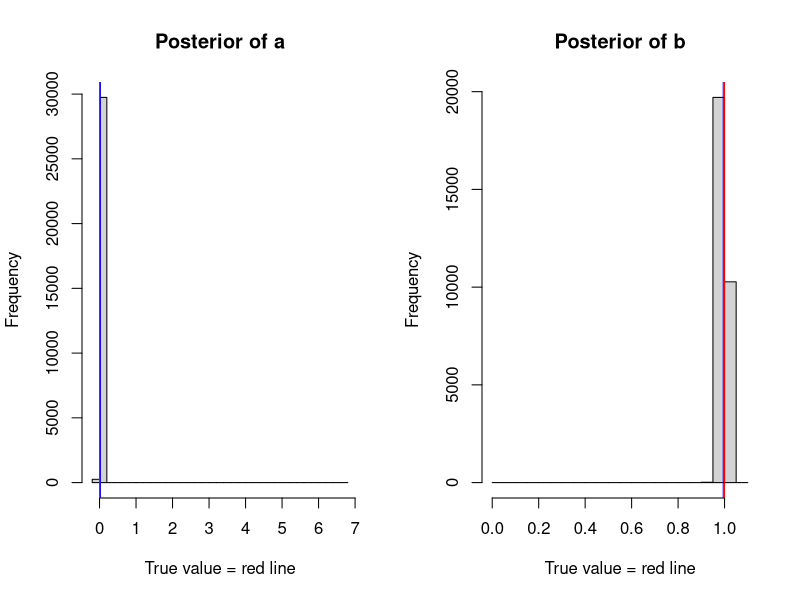

Here is the R script that generated this plot:
#experiment varying priors
prior.rate <- 0.1
prior.sd <- 10

trueA <- 0
trueB <- 1

n <- 10^4

Y <- rnorm( n, 0, 1 )

prior <- function(param){
  a=param[1]
  b=param[2]
  Aprior <- dnorm(a,mean = 0,sd = prior.sd, log = T)
  Bprior <- dgamma(b,1,rate=prior.rate,log = T)
  return(Aprior+Bprior)
}
likelihood <- function(param){
  a=param[1]
  b=param[2]
  singlelikelihoods = dnorm(Y,mean=a,sd=sqrt(1/b),log=T)
  sumall=sum(singlelikelihoods)
  return(sumall)
}

posterior <- function(param){
  return(prior(param)+likelihood(param))
}

m <- 30000

sima <- simb <- numeric(m)
logposterior <- numeric(m)

sima[1] = rnorm(1,mean=0,sd= prior.sd)
simb[1] = rgamma(1,shape=1,rate=prior.rate)
logposterior[1] <- posterior( c(sima[1],simb[1]) )


#Gibbs
for(i in 2:m)
{
  sh <- .5 * n + 1
  rt <- sum( ( (Y - sima[i-1])^2 ) / 2 ) + prior.rate 
  
  simb[i] = rgamma(1, shape=sh, rate = rt )
  
  sima[i] <- rnorm( 1, mean=simb[i]*sum(Y)/(n*simb[i]+ 1/(prior.sd)^2 ), sd=1/sqrt(n*simb[i] + 1/(prior.sd)^2))
  
  logposterior[i] <- posterior( c(sima[i],simb[i]) )

}

par(mfrow = c(1,2))
hist(sima, nclass=30, main="Posterior of a", xlab="True value = red line" )
abline(v = mean(sima), col="blue")
abline(v = trueA, col="red" )
hist(simb, nclass=30, main="Posterior of b", xlab="True value = red line" )
abline(v = mean(simb), col="blue")
abline(v = trueB, col="red" )
